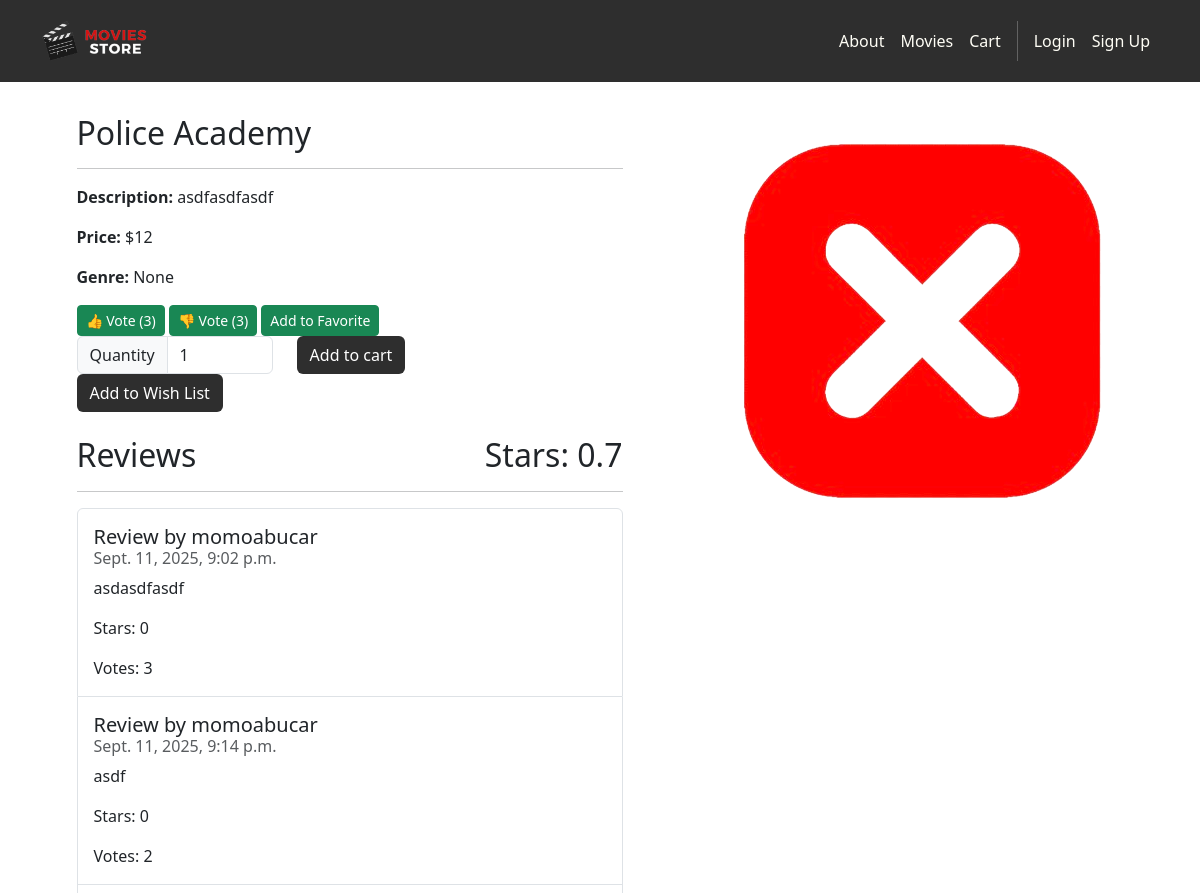
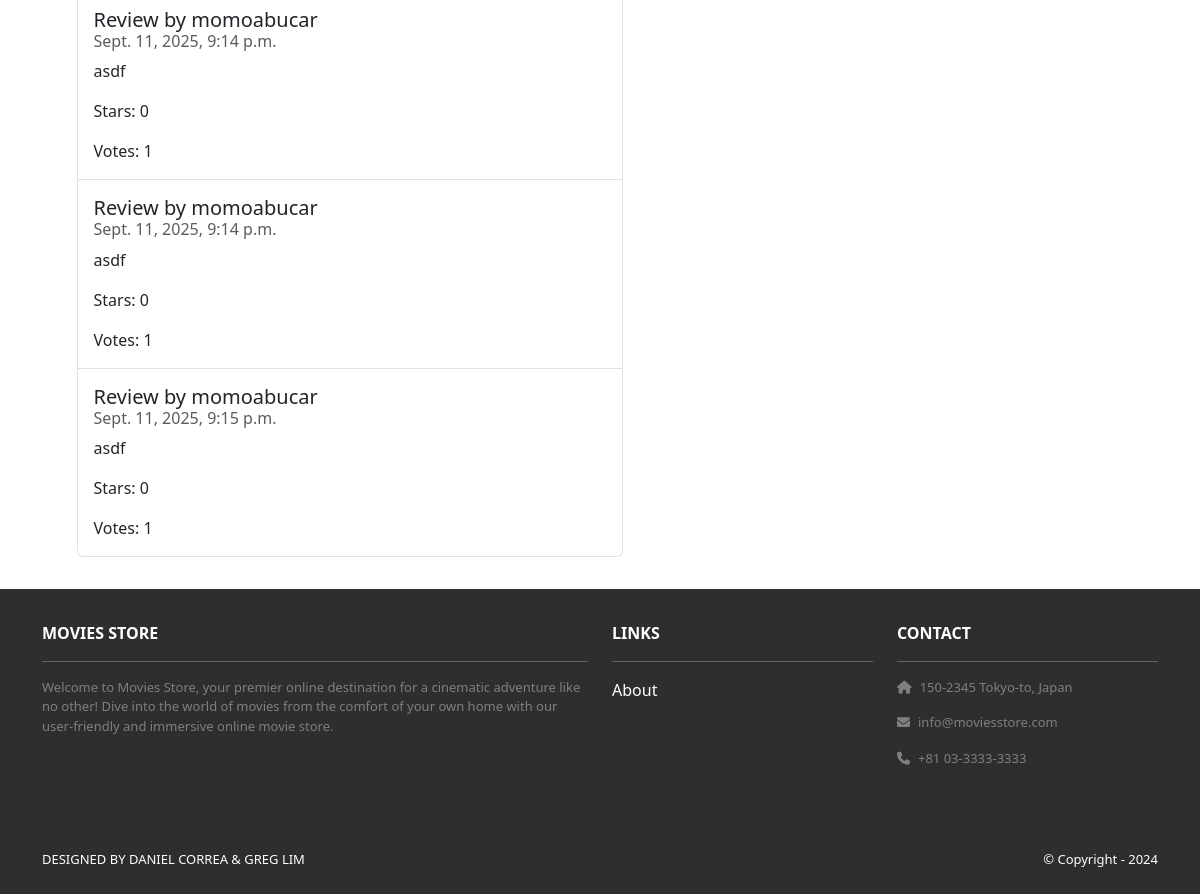
The app's page /movies/2/ with its own data (2 pictures, top to bottom).
### movies/models.py (models this page shows, shortened)
class Movie(models.Model):
    id = models.AutoField(primary_key=True)
    name = models.CharField(max_length=255)
    price = models.IntegerField()
    description = models.TextField()
    image = models.ImageField(upload_to='movie_images/')
    votes = models.IntegerField(default=0)
    genre = models.CharField(max_length=255, null=True)
    def avg_stars(self):
        result = Review.objects.filter(movie=self).aggregate(Avg('stars'))
        return round(result['stars__avg'] or 0, 1)

class Review(models.Model):
    id = models.AutoField(primary_key=True)
    comment = models.CharField(max_length=255)
    date = models.DateTimeField(auto_now_add=True)
    movie = models.ForeignKey(Movie,
        on_delete=models.CASCADE)
    user = models.ForeignKey(User, on_delete=models.CASCADE)
    votes = models.IntegerField(default=0)
    stars = models.IntegerField(default=0)

### movies/views.py (the view)
# urls.py: path('<int:id>/', views.show, name='movies.show'),
def show(request, id):
    movie = get_object_or_404(Movie, id=id)
    reviews = Review.objects.filter(movie=movie).order_by('-votes')[:5]
    exists = isWishListEmpty(request, movie)
    addToRecent(request, id)
    print('added to recents', request.session.get('recently_viewed'))
    reviews = get_reviews(reviews, request)
    template_data = {
        'title': movie.name,
        'reviews': reviews,
        'movie': movie,
        'inCart': str(id) in request.session.get('cart', {}),
        'wishList': 'Remove' if exists else 'Add',
        'inFavorite': id in request.session.get('favorites', []),
        'stars': movie.avg_stars(),
    }
    return render(request, 'movies/show.html', {'template_data': template_data})

### movies/views.py (called while the page is built)
def get_reviews(reviews, request):
    if not request.user.is_authenticated:
        return [(False, review) for i, review in enumerate(reviews)]
    full_reviews = []
    for i, review in enumerate(reviews):
        userHeart = getOrCreateUserHeart(request, review)
        full_reviews.append((userHeart.heart, review))
    return full_reviews

def addToRecent(request, id):
    recents = request.session.get('recently_viewed', [])
    if id in recents:
        recents.remove(id)
    recents.insert(0, id)
    recents = recents[:5]
    request.session['recently_viewed'] = recents

def isWishListEmpty(request, movie):
    if request.user.is_authenticated:
        return WishListItem.objects.filter(movie=movie, wishList=getWishList(request)).exists()
    return movie.id in request.session.get('wishList', [])

### movies/templates/movies/show.html (shortened to what this page needs)
{% extends 'base.html' %}
{% load static %}
{% block content %}
<div class="p-3">
  <div class="container">
    <div class="row mt-3">
      <div class="col-md-6 mx-auto mb-3">
        <h2>{{ template_data.movie.name }}</h2>
        <hr>
        <p><b>Description:</b> {{ template_data.movie.description }}</p>
        <p><b>Price:</b> ${{ template_data.movie.price }}</p>
        <p><b>Genre:</b> {{ template_data.movie.genre }}</p>
        <form method="post" action="{% url 'movies.vote_movie' id=template_data.movie.id %}" style="display:inline;">
          <button type="submit" class="btn btn-success btn-sm">
            👍 Vote ({{ template_data.movie.votes }})
          </button>
        </form>
        <form method="post" action="{% url 'movies.vote_movie_down' id=template_data.movie.id %}" style="display:inline;">
          <button type="submit" class="btn btn-success btn-sm">
            👎 Vote ({{ template_data.movie.votes }})
          </button>
        </form>
        {% if template_data.inFavorite %}
        <form method="post" action="{% url 'movies.removeFavorite' id=template_data.movie.id %}" style="display:inline;">
          {% csrf_token %}
          <button type="submit" class="btn btn-sm btn-danger">
            Remove From Favorite
          </button>
        </form>
      {% else %}
        <form method="post" action="{% url 'movies.addFavorite' id=template_data.movie.id %}" style="display:inline;">
          <button type="submit" class="btn btn-success btn-sm">
            Add to Favorite
          </button>
        </form>
      {% endif %}
        <form method="post" action="{% url 'cart.add' id=template_data.movie.id %}">
          <div class="row">
            <div class="col-auto">
              <div class="input-group col-auto">
                <div class="input-group-text">Quantity</div>
                <input type="number" min="1" max="10"
                       class="form-control quantity-input"
                       name="quantity" value="1">
              </div>
            </div>
            <div class="col-auto">
              <button class="btn bg-dark text-white" type="submit">
                Add to cart
              </button>
            </div>
          </div>
        </form>
        {% if template_data.wishList == 'Remove' %}
          <form method="post" action="{% url 'movies.removeWishList' movie_id=template_data.movie.id %}">
            {% csrf_token %}
            <button class="btn btn-danger" type="submit">
              Remove from Wish List
            </button>
          </form>
        {% else %}
          <form method="post" action="{% url 'movies.addWishList' movie_id=template_data.movie.id %}">
            <button class="btn bg-dark text-white" type="submit">
              Add to Wish List
            </button>
          </form>
        {% endif %}
        <h2 class="mt-4 d-flex justify-content-between align-items-center">
          <span>Reviews</span>
          <span>Stars: {{ template_data.stars|floatformat:1 }}</span>
        </h2>
        <hr>
        <ul class="list-group">
          {% for user_heart, review in template_data.reviews %}
            <li class="list-group-item py-3">
              <h5 class="card-title">Review by {{ review.user.username }}</h5>
              <h6 class="card-subtitle mb-2 text-muted">{{ review.date }}</h6>
              <p class="card-text">{{ review.comment }}</p>
              <p class="card-text">Stars: {{ review.stars }}</p>
              <p class="card-text">Votes: {{ review.votes }}</p>
            </li>
          {% empty %}
            <li class="list-group-item py-3">No reviews yet.</li>
          {% endfor %}
        </ul>
      </div>
      <div class="col-md-6 mx-auto mb-3 text-center img-card-400">
        {% if template_data.movie.image %}
          <img src="{{ template_data.movie.image.url }}"
               alt="{{ template_data.movie.name }}"
               class="rounded img-fluid">
        {% endif %}
      </div>
    </div>
  </div>
</div>
{% endblock content %}

### moviestore/static/css/style.css (style rules this page uses)
.bg-dark { background-color: #2E2E2E !important; }
.img-card-400 { width: fit-content; max-height: 400px; }

### records on screen
Movie: movie.name "Police Academy", movie.description "asdfasdfasdf", movie.price "12", movie.genre "None", movie.votes "3", movie.image (picture)
Review: user.username "momoabucar", date "Sept. 11, 2025, 9:02 p.m.", comment "asdasdfasdf", stars "0", votes "3"
Review: user.username "momoabucar", date "Sept. 11, 2025, 9:14 p.m.", comment "asdf", stars "0", votes "2"
Review: user.username "momoabucar", date "Sept. 11, 2025, 9:14 p.m.", comment "asdf", stars "0", votes "1"
Review: user.username "momoabucar", date "Sept. 11, 2025, 9:14 p.m.", comment "asdf", stars "0", votes "1"
Review: user.username "momoabucar", date "Sept. 11, 2025, 9:15 p.m.", comment "asdf", stars "0", votes "1"

### other values on screen
{{ template_data.stars|floatformat:1 }} "0.7"
